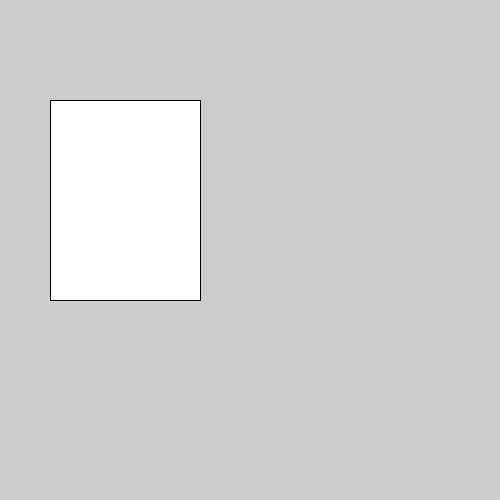
Frame 1 (no input)
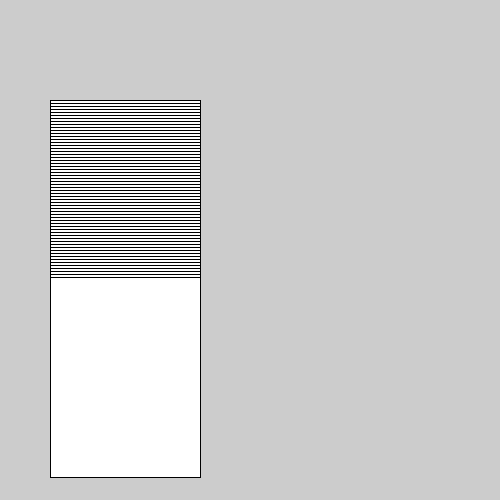
Frame 60 (the mouse pressed at the canvas centre just before this capture)
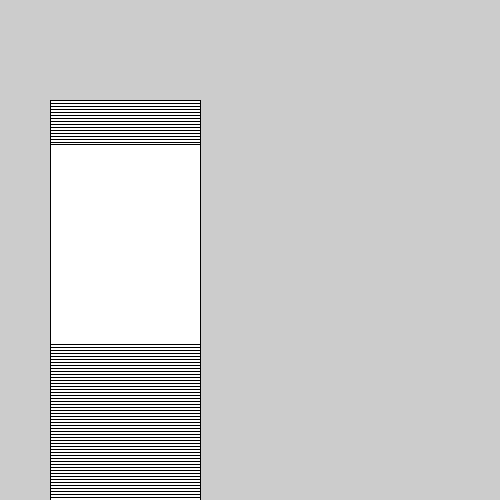
Frame 120 (the mouse held since frame 60 and released just before this capture)

The Processing sketch that drew these frames (run headless with seeded random() and noise(); from frame 60 on, the mouse is pressed at the canvas centre):

// Processing sketch: S04_FUNCAO
// ── S04_FUNCAO.pde
int x, y;
int y_v;
int altura;

void desenha() {
  rect(x, y, 150, altura);
}

void atualiza() {
  // atualiza posição
  y = y+y_v;

  if (y > height - altura) {
    y = height - altura;
    y_v = - y_v;
  }
  if (y < 0 ) {
    y = 0;
    y_v = - y_v;
  }
}

void setup() {
  size(500, 500);
  x = 50;
  y = 100;
  y_v = 3;
  altura = 200;
}



void draw() {
  // desenha
  desenha();
  
  //atualiza
  atualiza();
}
